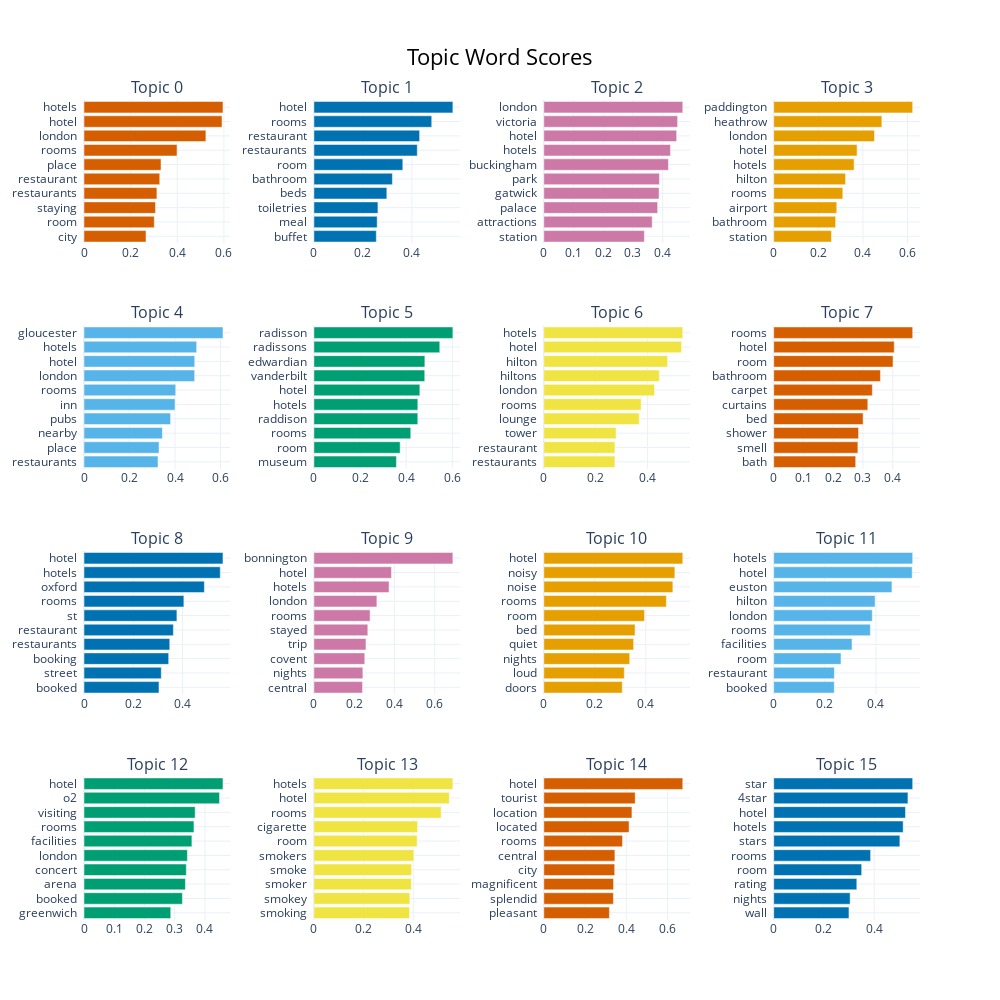

The notebook cell saved with this chart:
### Code cell
topic_model.visualize_barchart(top_n_topics = 16, n_words = 10)

### Figure 1 — Plotly figure (JSON) as saved in the notebook; plotly's stock layout.template omitted (floating-point values rounded to 4 significant figures)
{"data": [{"marker": {"color": "#D55E00"}, "orientation": "h", "type": "bar", "x": [0.2659, 0.3015, 0.3066, 0.3127, 0.3248, 0.3302, 0.399, 0.5228, 0.5919, 0.596], "xaxis": "x", "y": ["city  ", "room  ", "staying  ", "restaurants  ", "restaurant  ", "place  ", "rooms  ", "london  ", "hotel  ", "hotels  "], "yaxis": "y"}, {"marker": {"color": "#0072B2"}, "orientation": "h", "type": "bar", "x": [0.2548, 0.2583, 0.2614, 0.2977, 0.3204, 0.3628, 0.4219, 0.4314, 0.4809, 0.5672], "xaxis": "x2", "y": ["buffet  ", "meal  ", "toiletries  ", "beds  ", "bathroom  ", "room  ", "restaurants  ", "restaurant  ", "rooms  ", "hotel  "], "yaxis": "y2"}, {"marker": {"color": "#CC79A7"}, "orientation": "h", "type": "bar", "x": [0.3383, 0.3646, 0.383, 0.3877, 0.389, 0.4192, 0.426, 0.4469, 0.4501, 0.4675], "xaxis": "x3", "y": ["station  ", "attractions  ", "palace  ", "gatwick  ", "park  ", "buckingham  ", "hotels  ", "hotel  ", "victoria  ", "london  "], "yaxis": "y3"}, {"marker": {"color": "#E69F00"}, "orientation": "h", "type": "bar", "x": [0.2589, 0.2777, 0.2827, 0.3099, 0.3222, 0.3605, 0.3738, 0.452, 0.4851, 0.6233], "xaxis": "x4", "y": ["station  ", "bathroom  ", "airport  ", "rooms  ", "hilton  ", "hotels  ", "hotel  ", "london  ", "heathrow  ", "paddington  "], "yaxis": "y4"}, {"marker": {"color": "#56B4E9"}, "orientation": "h", "type": "bar", "x": [0.3252, 0.3297, 0.3444, 0.3806, 0.4002, 0.403, 0.4863, 0.4866, 0.4951, 0.6107], "xaxis": "x5", "y": ["restaurants  ", "place  ", "nearby  ", "pubs  ", "inn  ", "rooms  ", "london  ", "hotel  ", "hotels  ", "gloucester  "], "yaxis": "y5"}, {"marker": {"color": "#009E73"}, "orientation": "h", "type": "bar", "x": [0.3576, 0.3738, 0.4198, 0.4503, 0.4504, 0.4592, 0.4804, 0.4809, 0.5455, 0.6023], "xaxis": "x6", "y": ["museum  ", "room  ", "rooms  ", "raddison  ", "hotels  ", "hotel  ", "vanderbilt  ", "edwardian  ", "radissons  ", "radisson  "], "yaxis": "y6"}, {"marker": {"color": "#F0E442"}, "orientation": "h", "type": "bar", "x": [0.2741, 0.2741, 0.2786, 0.3679, 0.375, 0.4268, 0.4452, 0.4772, 0.531, 0.5356], "xaxis": "x7", "y": ["restaurants  ", "restaurant  ", "tower  ", "lounge  ", "rooms  ", "london  ", "hiltons  ", "hilton  ", "hotel  ", "hotels  "], "yaxis": "y7"}, {"marker": {"color": "#D55E00"}, "orientation": "h", "type": "bar", "x": [0.2755, 0.2829, 0.2852, 0.3004, 0.3162, 0.3314, 0.3587, 0.401, 0.405, 0.467], "xaxis": "x8", "y": ["bath  ", "smell  ", "shower  ", "bed  ", "curtains  ", "carpet  ", "bathroom  ", "room  ", "hotel  ", "rooms  "], "yaxis": "y8"}, {"marker": {"color": "#0072B2"}, "orientation": "h", "type": "bar", "x": [0.3043, 0.3136, 0.3437, 0.348, 0.3628, 0.3771, 0.4053, 0.4886, 0.5531, 0.564], "xaxis": "x9", "y": ["booked  ", "street  ", "booking  ", "restaurants  ", "restaurant  ", "st  ", "rooms  ", "oxford  ", "hotels  ", "hotel  "], "yaxis": "y9"}, {"marker": {"color": "#CC79A7"}, "orientation": "h", "type": "bar", "x": [0.2416, 0.2434, 0.2528, 0.2587, 0.2678, 0.2791, 0.3128, 0.3734, 0.3853, 0.6904], "xaxis": "x10", "y": ["central  ", "nights  ", "covent  ", "trip  ", "stayed  ", "rooms  ", "london  ", "hotels  ", "hotel  ", "bonnington  "], "yaxis": "y10"}, {"marker": {"color": "#E69F00"}, "orientation": "h", "type": "bar", "x": [0.3078, 0.3157, 0.3369, 0.3522, 0.3578, 0.3949, 0.4806, 0.5061, 0.514, 0.5451], "xaxis": "x11", "y": ["doors  ", "loud  ", "nights  ", "quiet  ", "bed  ", "room  ", "rooms  ", "noise  ", "noisy  ", "hotel  "], "yaxis": "y11"}, {"marker": {"color": "#56B4E9"}, "orientation": "h", "type": "bar", "x": [0.2369, 0.2373, 0.2632, 0.3064, 0.3781, 0.3855, 0.3967, 0.4626, 0.5417, 0.5437], "xaxis": "x12", "y": ["booked  ", "restaurant  ", "room  ", "facilities  ", "rooms  ", "london  ", "hilton  ", "euston  ", "hotel  ", "hotels  "], "yaxis": "y12"}, {"marker": {"color": "#009E73"}, "orientation": "h", "type": "bar", "x": [0.2869, 0.3255, 0.3355, 0.3384, 0.342, 0.3569, 0.3637, 0.3677, 0.4483, 0.4597], "xaxis": "x13", "y": ["greenwich  ", "booked  ", "arena  ", "concert  ", "london  ", "facilities  ", "rooms  ", "visiting  ", "o2  ", "hotel  "], "yaxis": "y13"}, {"marker": {"color": "#F0E442"}, "orientation": "h", "type": "bar", "x": [0.3851, 0.3863, 0.3926, 0.3937, 0.4023, 0.4156, 0.4176, 0.5124, 0.5452, 0.5595], "xaxis": "x14", "y": ["smoking  ", "smokey  ", "smoker  ", "smoke  ", "smokers  ", "room  ", "cigarette  ", "rooms  ", "hotel  ", "hotels  "], "yaxis": "y14"}, {"marker": {"color": "#D55E00"}, "orientation": "h", "type": "bar", "x": [0.318, 0.3373, 0.3382, 0.3438, 0.3447, 0.3817, 0.4134, 0.4274, 0.4432, 0.6738], "xaxis": "x15", "y": ["pleasant  ", "splendid  ", "magnificent  ", "city  ", "central  ", "rooms  ", "located  ", "location  ", "tourist  ", "hotel  "], "yaxis": "y15"}, {"marker": {"color": "#0072B2"}, "orientation": "h", "type": "bar", "x": [0.2996, 0.3042, 0.3309, 0.3502, 0.3858, 0.5023, 0.5153, 0.5246, 0.5344, 0.5533], "xaxis": "x16", "y": ["wall  ", "nights  ", "rating  ", "room  ", "rooms  ", "stars  ", "hotels  ", "hotel  ", "4star  ", "star  "], "yaxis": "y16"}], "layout": {"annotations": [{"font": {"size": 16}, "showarrow": false, "text": "Topic 0", "x": 0.0875, "xanchor": "center", "xref": "paper", "y": 1, "yanchor": "bottom", "yref": "paper"}, {"font": {"size": 16}, "showarrow": false, "text": "Topic 1", "x": 0.3625, "xanchor": "center", "xref": "paper", "y": 1, "yanchor": "bottom", "yref": "paper"}, {"font": {"size": 16}, "showarrow": false, "text": "Topic 2", "x": 0.6375, "xanchor": "center", "xref": "paper", "y": 1, "yanchor": "bottom", "yref": "paper"}, {"font": {"size": 16}, "showarrow": false, "text": "Topic 3", "x": 0.9125, "xanchor": "center", "xref": "paper", "y": 1, "yanchor": "bottom", "yref": "paper"}, {"font": {"size": 16}, "showarrow": false, "text": "Topic 4", "x": 0.0875, "xanchor": "center", "xref": "paper", "y": 0.725, "yanchor": "bottom", "yref": "paper"}, {"font": {"size": 16}, "showarrow": false, "text": "Topic 5", "x": 0.3625, "xanchor": "center", "xref": "paper", "y": 0.725, "yanchor": "bottom", "yref": "paper"}, {"font": {"size": 16}, "showarrow": false, "text": "Topic 6", "x": 0.6375, "xanchor": "center", "xref": "paper", "y": 0.725, "yanchor": "bottom", "yref": "paper"}, {"font": {"size": 16}, "showarrow": false, "text": "Topic 7", "x": 0.9125, "xanchor": "center", "xref": "paper", "y": 0.725, "yanchor": "bottom", "yref": "paper"}, {"font": {"size": 16}, "showarrow": false, "text": "Topic 8", "x": 0.0875, "xanchor": "center", "xref": "paper", "y": 0.45, "yanchor": "bottom", "yref": "paper"}, {"font": {"size": 16}, "showarrow": false, "text": "Topic 9", "x": 0.3625, "xanchor": "center", "xref": "paper", "y": 0.45, "yanchor": "bottom", "yref": "paper"}, {"font": {"size": 16}, "showarrow": false, "text": "Topic 10", "x": 0.6375, "xanchor": "center", "xref": "paper", "y": 0.45, "yanchor": "bottom", "yref": "paper"}, {"font": {"size": 16}, "showarrow": false, "text": "Topic 11", "x": 0.9125, "xanchor": "center", "xref": "paper", "y": 0.45, "yanchor": "bottom", "yref": "paper"}, {"font": {"size": 16}, "showarrow": false, "text": "Topic 12", "x": 0.0875, "xanchor": "center", "xref": "paper", "y": 0.175, "yanchor": "bottom", "yref": "paper"}, {"font": {"size": 16}, "showarrow": false, "text": "Topic 13", "x": 0.3625, "xanchor": "center", "xref": "paper", "y": 0.175, "yanchor": "bottom", "yref": "paper"}, {"font": {"size": 16}, "showarrow": false, "text": "Topic 14", "x": 0.6375, "xanchor": "center", "xref": "paper", "y": 0.175, "yanchor": "bottom", "yref": "paper"}, {"font": {"size": 16}, "showarrow": false, "text": "Topic 15", "x": 0.9125, "xanchor": "center", "xref": "paper", "y": 0.175, "yanchor": "bottom", "yref": "paper"}], "height": 1000, "hoverlabel": {"bgcolor": "white", "font": {"family": "Rockwell", "size": 16}}, "showlegend": false, "title": {"font": {"color": "Black", "size": 22}, "text": "Topic Word Scores", "x": 0.5, "xanchor": "center", "yanchor": "top"}, "width": 1000, "xaxis": {"anchor": "y", "domain": [0, 0.175], "showgrid": true}, "xaxis10": {"anchor": "y10", "domain": [0.275, 0.45], "showgrid": true}, "xaxis11": {"anchor": "y11", "domain": [0.55, 0.725], "showgrid": true}, "xaxis12": {"anchor": "y12", "domain": [0.825, 1], "showgrid": true}, "xaxis13": {"anchor": "y13", "domain": [0, 0.175], "showgrid": true}, "xaxis14": {"anchor": "y14", "domain": [0.275, 0.45], "showgrid": true}, "xaxis15": {"anchor": "y15", "domain": [0.55, 0.725], "showgrid": true}, "xaxis16": {"anchor": "y16", "domain": [0.825, 1], "showgrid": true}, "xaxis2": {"anchor": "y2", "domain": [0.275, 0.45], "showgrid": true}, "xaxis3": {"anchor": "y3", "domain": [0.55, 0.725], "showgrid": true}, "xaxis4": {"anchor": "y4", "domain": [0.825, 1], "showgrid": true}, "xaxis5": {"anchor": "y5", "domain": [0, 0.175], "showgrid": true}, "xaxis6": {"anchor": "y6", "domain": [0.275, 0.45], "showgrid": true}, "xaxis7": {"anchor": "y7", "domain": [0.55, 0.725], "showgrid": true}, "xaxis8": {"anchor": "y8", "domain": [0.825, 1], "showgrid": true}, "xaxis9": {"anchor": "y9", "domain": [0, 0.175], "showgrid": true}, "yaxis": {"anchor": "x", "domain": [0.825, 1], "showgrid": true}, "yaxis10": {"anchor": "x10", "domain": [0.275, 0.45], "showgrid": true}, "yaxis11": {"anchor": "x11", "domain": [0.275, 0.45], "showgrid": true}, "yaxis12": {"anchor": "x12", "domain": [0.275, 0.45], "showgrid": true}, "yaxis13": {"anchor": "x13", "domain": [0, 0.175], "showgrid": true}, "yaxis14": {"anchor": "x14", "domain": [0, 0.175], "showgrid": true}, "yaxis15": {"anchor": "x15", "domain": [0, 0.175], "showgrid": true}, "yaxis16": {"anchor": "x16", "domain": [0, 0.175], "showgrid": true}, "yaxis2": {"anchor": "x2", "domain": [0.825, 1], "showgrid": true}, "yaxis3": {"anchor": "x3", "domain": [0.825, 1], "showgrid": true}, "yaxis4": {"anchor": "x4", "domain": [0.825, 1], "showgrid": true}, "yaxis5": {"anchor": "x5", "domain": [0.55, 0.725], "showgrid": true}, "yaxis6": {"anchor": "x6", "domain": [0.55, 0.725], "showgrid": true}, "yaxis7": {"anchor": "x7", "domain": [0.55, 0.725], "showgrid": true}, "yaxis8": {"anchor": "x8", "domain": [0.55, 0.725], "showgrid": true}, "yaxis9": {"anchor": "x9", "domain": [0.275, 0.45], "showgrid": true}}}
